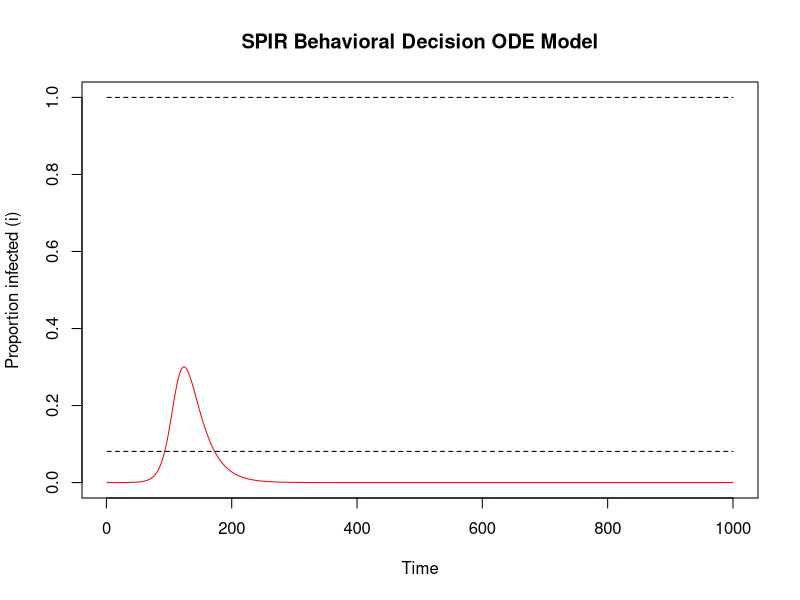

Write the R code that produced this figure. (Note: this script raises an error after producing the figure.)
library(data.table)
library(deSolve)
library(foreach)
library(ggplot2)
library(doParallel)
registerDoParallel(cores=2)

##
## Calculates i switching point
##
calc_iswitch <- function(h, bs, bp, g, payoffs){
  difSP <- 10000
  iswitch <- NULL
  iState <- NULL
  pI <- 0
  pUs <- NULL
  pUp <- NULL
  n <- 0
  for(i in seq(0.00001,1.0,0.00001)){
    p <- i * bs
    Tss <- (1 - ((1 - p)^h)) / p
    if (p != g){
      Tis <- (1 / g) - (((p * ((1 - g)^h)) / (g * (p - g))) * (1 - (((1 - p) / (1 - g))^h))) - (((1 - p)^h) / g)
    } else {
      Tis <- (1 / g) - ((p * h * ((1 - g)^(h-1))) / g) - (((1 - p)^h) / g)
    }
    Trs <- h - Tss - Tis
    Us <- (payoffs[1] * Tss) + (payoffs[3] * Tis) + (payoffs[4] * Trs)

    p <- i * bp
    Tpp <- (1 - ((1 - p)^h)) / p
    if (p != g){
      Tip <- (1 / g) - (((p * ((1 - g)^h)) / (g * (p - g))) * (1 - (((1 - p) / (1 - g))^h))) - (((1 - p)^h) / g)
    } else {
      Tip <- (1 / g) - ((p * h * ((1 - g)^(h-1))) / g) - (((1 - p)^h) / g)
    }
    Trp <- h - Tpp - Tip
    Up <- (payoffs[2] * Tpp) + (payoffs[3] * Tip) + (payoffs[4] * Trp)
    
    if (is.null(pUs)){
      pUs <- Us
    }
    
    if (is.null(pUp)){
      pUp <- Up
    }
    
    if (is.null(iState)){
      if (Us > Up){
        # Susceptible
        iState <- 0
      } else {
        # Prophylactic
        iState <- 1
      }
    }
    
    if (((Us >= Up) && (pUs < pUp)) || ((Up >= Us) && (pUp < pUs))) {
      iswitch <- rbind(iswitch, cbind(h, pI, i, iState, n))
      
      if ((Us >= Up) && (pUs < pUp)){
        # Susceptible
        iState <- 0
      } else if ((Up >= Us) && (pUp < pUs)){
        # Prophylactic
        iState <- 1
      }
      
      pI <- i
      pUs <- Us
      pUp <- Up
      n <- n + 1
    }
  }
  
  iswitch <- rbind(iswitch, cbind(h, pI, 1, iState, n))
  
  return(iswitch)
}

##
## SPIR ODE model
##
SPIRmodel <- function(Time, State, Pars){
  with(as.list(c(State, Pars)),{
    
    i <- I / (S+P+I+R)
    for (index in 1:nrow(iswitch)){
      if ((i >= iswitch[index,2]) && (i <= iswitch[index,3])){
        Switch <- iswitch[index,4]
        break
      }
    }

    dS <- -bs*i*S - Switch*decision.prob*S + (1-Switch)*decision.prob*P
    dP <- -bp*i*P + Switch*decision.prob*S - (1-Switch)*decision.prob*P
    dI <- bs*i*S + bp*i*P - g*I
    dR <- g*I
    
    return(list(c(dS,dP,dI,dR)))
  })
}

##
## Input parameters
##
pars <- list(
  payoffs <- c(1, 0.99, 0, 1),
  bs <- 0.15,
  rho <- 0.16,
  bp <- rho * bs,
  g <- 0.05,
  decision.prob <- 0,
  time.horizon <- 3,
  iswitch <- calc_iswitch(time.horizon, bs, bp, g, payoffs)
)

yinit <- c(S = 100000 - 1, P = 0, I = 1, R = 0)
times <- seq(1, 1000, 1)

##
## Solve the ODE
##
out <- as.data.frame(lsoda(yinit, times, SPIRmodel, pars, rtol=1e-3, atol=1e-3))

##
## Plot the proportion of infected over time.
## The dashed line represents the i switching point(s)
##
plot(I / (S+P+I+R) ~ time, out, type="l", col="red",
     ylim=c(0,1),
     main=c("SPIR Behavioral Decision ODE Model"),
     xlab=c("Time"), ylab=c("Proportion infected (i)"))

for (index in 1:nrow(iswitch)){
  lines(rep(iswitch[index,3],length(times)) ~ times, type="l", lty="dashed")
}

##
## Analyzing the iSwitch in relation to the time horizon
##
H <- seq(3, 2000, 1)

iSwitch <- foreach(h=H, .combine=rbind) %dopar%
  calc_iswitch(h, bs, bp, g, payoffs)

data <- data.table(iSwitch)
data <- data[which(h <= 200)]

ggplot(data, aes(x=h, y=i, group=n, color=factor(n))) +
  xlab("Time Horizon") +
  ylab("i Switch") +
  geom_line() +
  geom_ribbon(data=subset(data,n==0 | n==2),
              aes(x=h, ymax=i, ymin=pI), fill="black") +
  geom_ribbon(data=subset(data,n==1),
              aes(x=h, ymax=i, ymin=pI), fill="blue") +
  scale_color_manual(values=c("black","blue", "black")) +
  theme(axis.title.x = element_text(colour = 'black', size = 18, face = 'bold'),
        axis.title.y = element_text(colour = 'black', size = 18, face = 'bold'),
        axis.text.x = element_text(colour = 'black', size = 12, face = 'bold'),
        axis.text.y = element_text(colour = 'black', size = 12, face = 'bold'),
        axis.line = element_line(colour = 'black', size = 1.5, linetype = 'solid'),
        panel.background = element_rect(fill = "transparent",colour = NA),
        panel.grid.minor = element_blank(),
        panel.grid.major = element_blank(),
        legend.position = "none")
